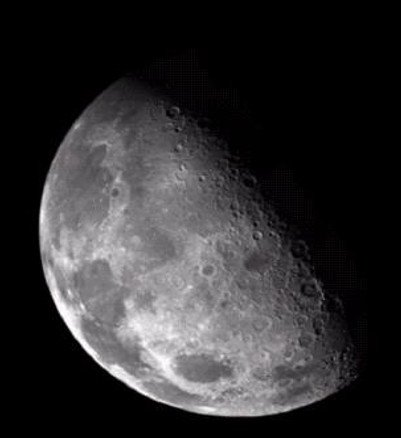
#> input picture Lab7/moon.jpg, 401 x 438 px
$ jupyter execute --allow-errors Lab7TaskA.ipynb   (older library calls are emulated)
#> lines starting #> are read from the running program, lines starting #| are printed output that depends on the picture
# **Lab 7(A) - Laplacian Filter**

[cell 1]
import cv2
import numpy as np

from IPython.display import Image, display
from matplotlib import pyplot as plt

plt.rc('text', usetex=False)

## Apply Laplacian Filter on Image to get Sharp Image

[cell 2]
# ================ ( Laplacian Filter ) ===================


# 0. Image file path
imgFile = "moon.jpg"

# 1. Load image and convert to grayscale
img = cv2.imread(imgFile, 0)
#> img: shape (438, 401); min 0, max 255, mean 47.6

# 2. Manually define the Laplacian Kernel
# This is the standard 3x3 kernel that detects horizontal and vertical edges
manual_kernel = np.array([
    [0,  1,  0],
    [1, -4,  1],
    [0,  1,  0]
], dtype=np.float32)

# Alternative kernel: Detects diagonal edges as well
# manual_kernel = np.array([
#     [1,  1,  1],
#     [1, -8,  1],
#     [1,  1,  1]
# ], dtype=np.float32)

# 3. Apply the filter using filter2D
# -1 indicates the output image will have the same depth as the source
# However, for Laplacian, use cv2.CV_64F to avoid clipping negative values
laplacian_manual = cv2.filter2D(img, cv2.CV_64F, manual_kernel)
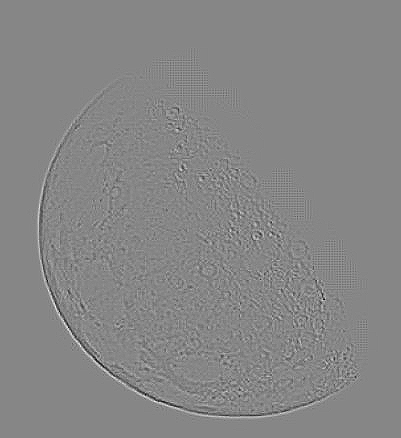
#> laplacian_manual: shape (438, 401) float64; min -123, max 110, mean 0; drawn with min black and max white

# 4. Take absolute value and convert back to 8-bit (0-255)
laplacian_abs = cv2.convertScaleAbs(laplacian_manual)
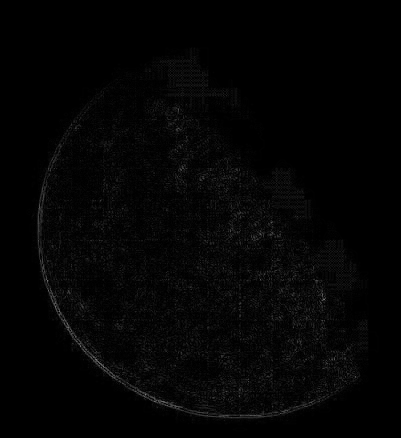
#> laplacian_abs: shape (438, 401); min 0, max 123, mean 4.1

finalImage = img + laplacian_abs
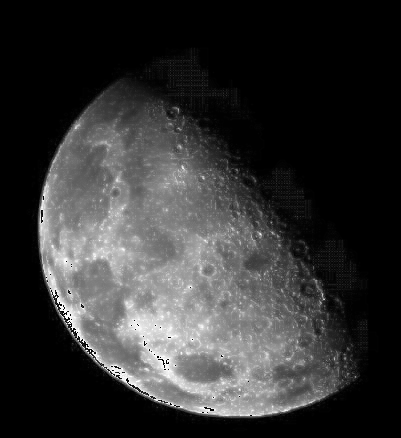
#> finalImage: shape (438, 401); min 0, max 255, mean 50.9

# 5. Display images
plt.figure(figsize=(12, 10))
#> (this line was passed over: IPython is not available in this run)
#> (the rest of this cell did not finish here and is left out)

[cell 3]
# ================== ( Laplacian Filter ) ===============

# 1. Optional: Apply Gaussian Blur to reduce noise
# This prevents the algorithm from picking up tiny details as edges
blurred = cv2.GaussianBlur(img, (3, 3), 0)

# 2. Apply the Laplacian Algorithm
# Use CV_64F to capture both positive and negative gradients (essential for edges)
laplacian = cv2.Laplacian(blurred, cv2.CV_64F)

# 3. Convert back to 8-bit image to view it properly
laplacian_8bit = cv2.convertScaleAbs(laplacian)

# 4. Adding Laplace and origianl Image
finalImage2 = img + laplacian_8bit

# 5. Display images
plt.figure(figsize=(12, 10))
#> (this line was passed over: IPython is not available in this run)
#> (the rest of this cell did not finish here and is left out)
